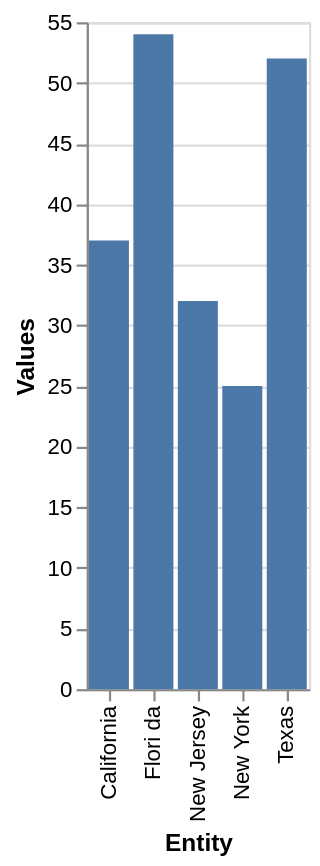

This figure's Vega-Lite source:
### Vega-Lite specification from a JSON file in a GitHub repository (floating-point values rounded to 4 significant figures)
{"$schema": "https://vega.github.io/schema/vega-lite/v5.json", "description": "Bar chart auto-generated from CSV", "data": {"values": [{"Entity": "New York", "Values": 25.0}, {"Entity": "New Jersey", "Values": 32.0}, {"Entity": "California", "Values": 37.0}, {"Entity": "Texas", "Values": 52.0}, {"Entity": "Flori da", "Values": 54.0}]}, "mark": "bar", "encoding": {"x": {"field": "Entity", "type": "ordinal"}, "y": {"field": "Values", "type": "quantitative"}}}
